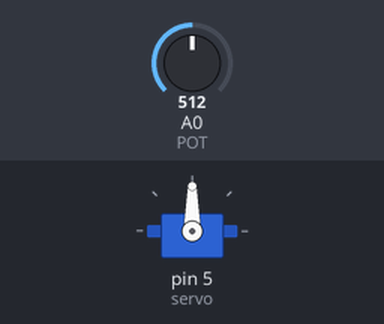
The sketch below on a simulated Arduino Uno, built with avr-gcc and run on an emulated ATmega328P. Shown: servo. The inputs (shaded band) are chosen by the test bench; at power-on: A0 (POT) = 512. What the sketch prints to the serial monitor is not drawn.

Above: at 1.2 s.
1.3 s: A0 (POT) set to 716
At 2.1 s:
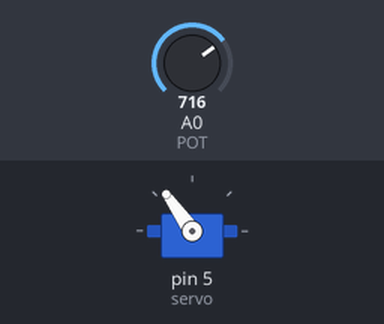
2.8 s: A0 (POT) set to 900
At 3.2 s:
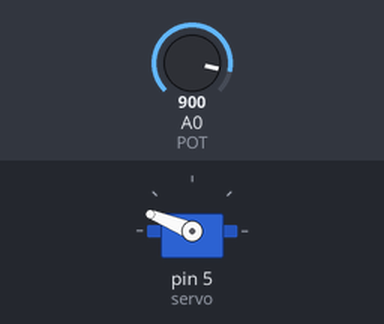
4.3 s: A0 (POT) set to 1023
At 5.5 s:
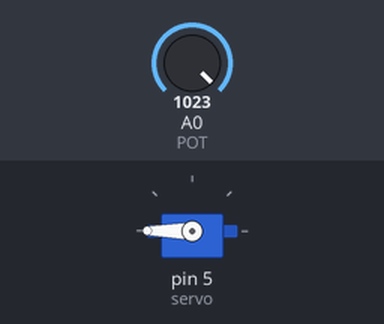
5.8 s: A0 (POT) set to 306
At 6.8 s:
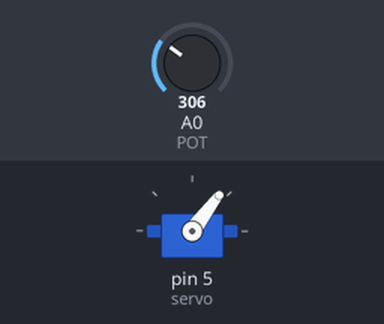
7.3 s: A0 (POT) set to 122
At 7.8 s:
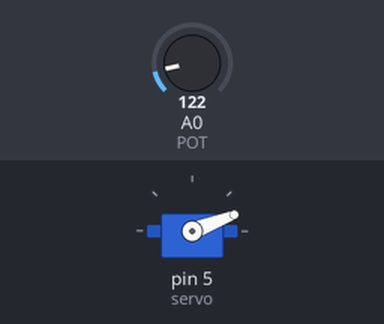
8.8 s: A0 (POT) set to 0
At 10.1 s:
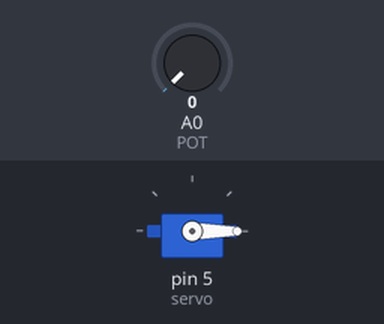
Timing chart, 0 to 11.3 s (numbered marks = the images above; inputs shaded):
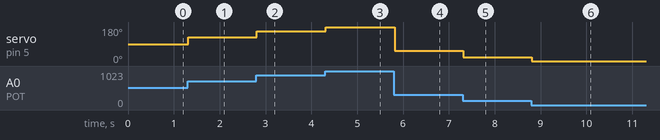

The sketch:

S11_S1_1.ino
```cpp
#include <Servo.h>

Servo servo;
int POT = A0;
int angle = 0;

void setup() {
  pinMode(POT, INPUT);
  servo.attach(5);
  Serial.begin(9600);
}

void loop() {
  int servo_angle = map(analogRead(POT), 0, 1023, 0, 180);
  Serial.println(servo_angle);
  if(angle != servo_angle) {
    if (servo_angle - angle <= 5 && servo_angle - angle >= -5) return;
    Serial.println("Move!");
    angle = servo_angle;
    servo.write(angle);
  }
}
```

Measured:
- after the input at 1.3 s, servo on pin 5 (servo): 90° → 125° at once
- after the input at 2.8 s, servo on pin 5 (servo): 125° → 158° at once
- after the input at 4.3 s, servo on pin 5 (servo): 158° → 180° at once
- after the input at 5.8 s, servo on pin 5 (servo): 180° → 53° at once
- after the input at 7.3 s, servo on pin 5 (servo): 53° → 21° at once
- after the input at 8.8 s, servo on pin 5 (servo): 21° → 0° at once
